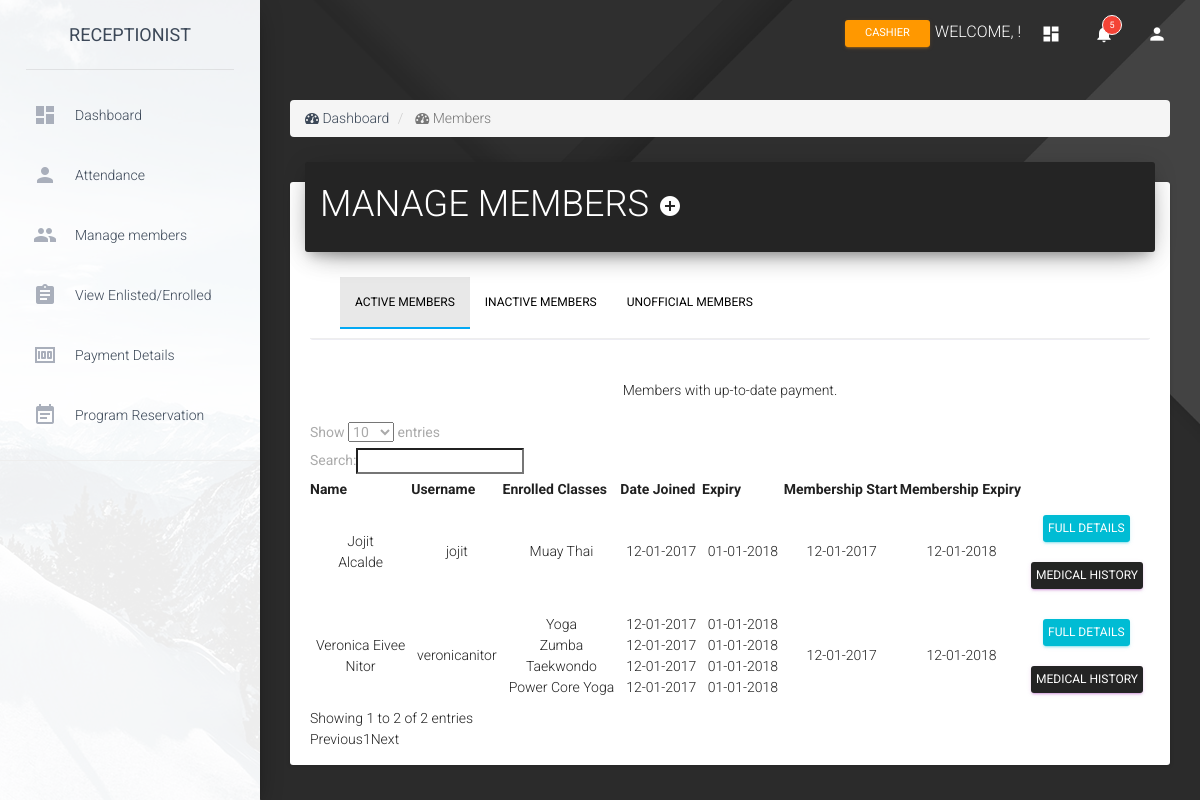
/RECEPTIONIST/admin_viewmembers_active.php, run on the app's committed database.
### tables this page shows
CREATE TABLE `tbl_members` (
  `membercolor` varchar(100) NOT NULL,
  `member_id` int(11) NOT NULL,
  `custinfo_id` int(11) NOT NULL,
  `membership_id` int(11) NOT NULL,
  `isActive` int(11) NOT NULL,
  `membershipdate` datetime NOT NULL,
  `membershipexpiry` datetime NOT NULL
);

CREATE TABLE `tbl_custinfo` (
  `custinfo_id` int(11) NOT NULL,
  `fname` varchar(200) NOT NULL,
  `mname` varchar(200) NOT NULL,
  `lname` varchar(200) NOT NULL,
  `email` varchar(200) NOT NULL,
  `profilepic` varchar(200) NOT NULL,
  `gender` varchar(200) NOT NULL,
  `status` varchar(200) NOT NULL,
  `nationality` varchar(200) NOT NULL,
  `dateofbirth` varchar(200) NOT NULL,
  `placeofbirth` varchar(200) NOT NULL,
  `homeaddress` varchar(200) NOT NULL,
  `businessname` varchar(200) NOT NULL,
  `businessaddress` varchar(200) NOT NULL,
  `emergencyperson` varchar(200) NOT NULL,
  `EPnumber` varchar(20) NOT NULL,
  `addressphone` varchar(200) NOT NULL,
  `HSI` varchar(200) NOT NULL,
  `clubs` varchar(200) NOT NULL,
  `howdiduknow` varchar(200) NOT NULL,
  `commentsnotes` varchar(200) NOT NULL
);

CREATE TABLE `tbl_users` (
  `user_id` int(11) NOT NULL,
  `username` varchar(50) NOT NULL,
  `password` varchar(50) NOT NULL,
  `user_type` int(11) NOT NULL,
  `userdate` date NOT NULL
);

CREATE TABLE `tbl_enrolled_class` (
  `enrolledclass_id` int(11) NOT NULL,
  `member_id` int(11) NOT NULL,
  `program_id` int(11) NOT NULL,
  `subscription_id` int(11) NOT NULL,
  `programtotal` double NOT NULL,
  `dateofenroll` datetime NOT NULL,
  `programexpiry` datetime NOT NULL
);

CREATE TABLE `tbl_program` (
  `program_id` int(11) NOT NULL,
  `programname` mediumtext NOT NULL,
  `programdesc` varchar(20000) NOT NULL,
  `programimage` varchar(10000) NOT NULL,
  `programcolor` varchar(100) NOT NULL
);

### RECEPTIONIST/admin_viewmembers_active.php (the view, shortened to what this page needs)
<!doctype html>
<html lang="en">
<head>
    <?php include 'head.php'; ?>
    <link rel="stylesheet" type="text/css" href="//cdnjs.cloudflare.com/ajax/libs/material-design-lite/1.1.0/material.min.css">
    <link rel="stylesheet" type="text/css" href="https://cdn.datatables.net/1.10.16/css/dataTables.material.min.css">
    <link rel="stylesheet" type="text/css" href="https://github.com/DataTables/Responsive.git">
</head>
<body>
    <div class="wrapper" style="background: url('Dark_background_1920x1080.png')
    center top no-repeat; background-size: cover;">
        <?php include 'sidebar.php'; ?>
        <div class="main-panel">
            <?php include 'nav.php'; ?>
            <div class="content">
                <div class="container-fluid">
                    <ol class='breadcrumb'>
                        <li>
                            <i class='fa fa-dashboard'></i> Dashboard
                        </li>
                        <li class='active'>
                            <i class='fa fa-dashboard'></i> Members
                    </ol>
                    <div class="card">
                        <div class="card-header" style="background-color: #242424;">
                                  <h2 class="title">MANAGE MEMBERS
                                    <a href ='admin_addmembers.php'><i class='material-icons' style = 'color:white;'>add_circle</i></a></h2>
                        </div>
                        <div class="card-content"   >
                        <div class="navbar navbar-default nav-justified" style="background-color: transparent; color: black; font-size: 15px; margin-bottom: -22px;">
                          <div class="container-fluid">
                            <div class="navbar-collapse collapse navbar-responsive-collapse">
                              <ul class="nav navbar-nav">
                                <li class="active"
                                    style=" border-bottom: 2px solid #03a9f4 !important; background: rgba(0,0,0, 0.1);"><a href="admin_viewmembers_active.php"
                                    style="">Active Members</a>
                                </li>
                                <li><a href="admin_viewmembers_inactive.php"
                                    style="">Inactive Members</a>
                                </li>
                                <li><a href="admin_viewmembers_unofficial.php"
                                    style="">Unofficial Members</a>
                                </li>
                              </ul>
                            </div>
                          </div>
                        </div>
                        <hr style = 'background-color: #E2E2E2;'/>
                        <br>
                        <center>Members with up-to-date payment.</center><br>
<?php
                        $memberSel = mysqli_query($conn, "SELECT * FROM tbl_members
                                                  INNER JOIN tbl_custinfo
                                                  ON tbl_members.custinfo_id = tbl_custinfo.custinfo_id
                                                  INNER JOIN tbl_membership
                                                  ON tbl_members.membership_id = tbl_membership.membership_id
                                                  INNER JOIN tbl_users
                                                  ON tbl_members.custinfo_id = tbl_users.user_id
                                                  WHERE isActive = 1");
?>
                            <table id="example" class="mdl-data-table" style="width: auto;" cellpadding="1" width="100%" border="0" cellspacing="0" cellpadding="0">
                                <thead>
                                    <tr align="left">
                                        <th>Name</th>
                                        <th>Username</th>
                                        <th>Enrolled Classes</th>
                                        <th>Date Joined</th>
                                        <th>Expiry</th>
                                        <th>Membership Start</th>
                                        <th>Membership Expiry</th>
                                        <th></th>
                                    </tr>
                                </thead>
                                <tbody>
<?php
                                while ($show = mysqli_fetch_array($memberSel))
                                {
                                    $fname = $show['fname'];
                                    $lname = $show['lname'];
                                    $username = $show['username'];
                                    $member_id = $show['member_id'];
                                    $membershipdate = $show['membershipdate'];
                                    $md = date_create($membershipdate);
                                    $membershipexpiry = $show['membershipexpiry'];
                                    $date = date_create($membershipexpiry);
                                    $user_idW = $show['custinfo_id'];
                                    $enrolled = mysqli_query($conn, "SELECT * FROM tbl_enrolled_class
                                                INNER JOIN tbl_program
                                                ON tbl_enrolled_class.program_id = tbl_program.program_id
                                                INNER JOIN tbl_subscription
                                                ON tbl_enrolled_class.subscription_id = tbl_subscription.subscription_id
                                                WHERE member_id = '$member_id'");
?>
                                    <tr>
                                        <td><?php echo $fname ."<br>" . $lname;?></td>
                                        <td><?php echo $username;?></td>
                                        <td>
                                            <?php
                                                while ($enu = mysqli_fetch_array($enrolled))
                                                {
                                                    $classes = $enu['programname'];
                                                    echo $classes."<br>";
                                                }
                                            ?>
                                        </td>
                                        <td>
                                            <?php
                                                $enrolled2 = mysqli_query($conn, "SELECT * FROM tbl_enrolled_class
                                                        INNER JOIN tbl_program
                                                        ON tbl_enrolled_class.program_id = tbl_program.program_id
                                                        INNER JOIN tbl_subscription
                                                        ON tbl_enrolled_class.subscription_id = tbl_subscription.subscription_id
                                                        WHERE member_id = '$member_id'");
                                               while ($en = mysqli_fetch_array($enrolled2))
                                               {
                                                 $dateofenroll2 = $en['dateofenroll'];
                                                 $doe2 = date_create($dateofenroll2);
                                                 echo date_format($doe2,"m-d-Y");
                                                 echo "<br>";
                                               }
                                            ?>
                                        </td>
                                        <td>
                                            <?php
                                                $enrolled3 = mysqli_query($conn, "SELECT * FROM tbl_enrolled_class
                                                        INNER JOIN tbl_program
                                                        ON tbl_enrolled_class.program_id = tbl_program.program_id
                                                        INNER JOIN tbl_subscription
                                                        ON tbl_enrolled_class.subscription_id = tbl_subscription.subscription_id
                                                        WHERE member_id = '$member_id'");
                                               while ($e = mysqli_fetch_array($enrolled3))
                                               {
                                                 $dateofenroll3 = $e['dateofenroll'];
                                                 $doe3 = date_create($dateofenroll3);
                                                 $duration = $e['duration'];
                                                 date_add($doe3,date_interval_create_from_date_string("+ $duration month"));
                                                 echo date_format($doe3,"m-d-Y")."<br>";
                                               }
                                            ?>
                                        </td>
                                        <td><?php echo date_format($md,"m-d-Y");?></td>
                                        <td><?php echo date_format($date,"m-d-Y"); ?></td>
                                        <td>
                                            <a href="admin_viewmembersdetails.php?member_id=<?php echo $member_id ?>" class='btn btn-raised btn-info' style='padding: 5px !important;'>FULL DETAILS</i></a>
                                            <br>
                                            <a href="admin_medicalhistory.php?user_idW=<?php echo $user_idW; ?>" class='btn btn-raised btn-primary' style='padding: 5px !important;'>MEDICAL HISTORY</a>
                                        </td>
                                    </tr>
<?php
                                }
?>
                                </tbody>
                            </table>
                        </div>
                    </div>
                </div>
            </div>
        </div>
    </div>
</body>
</html>

### RECEPTIONIST/head.php (style rules this page uses)
.navbar { color: white; }

### RECEPTIONIST/admin_viewmembers_active.php (style rules this page uses)
td { padding: 5px !important; text-align: center!important; }

### data on the page
tbl_members: custinfo.fname "Veronica Eivee", custinfo.lname "Nitor", tbl_users.username "veronicanitor", membershipdate "12-01-2017", membershipexpiry "12-01-2018"
tbl_enrolled_class: program.programname "Yoga", dateofenroll "12-01-2017", dateofenroll "01-01-2018"
tbl_enrolled_class: program.programname "Zumba", dateofenroll "12-01-2017", dateofenroll "01-01-2018"
tbl_enrolled_class: program.programname "Taekwondo", dateofenroll "12-01-2017", dateofenroll "01-01-2018"
tbl_enrolled_class: program.programname "Power Core Yoga", dateofenroll "12-01-2017", dateofenroll "01-01-2018"
tbl_members: custinfo.fname "Jojit", custinfo.lname "Alcalde", tbl_users.username "jojit", membershipdate "12-01-2017", membershipexpiry "12-01-2018"
tbl_enrolled_class: program.programname "Muay Thai", dateofenroll "12-01-2017", dateofenroll "01-01-2018"
